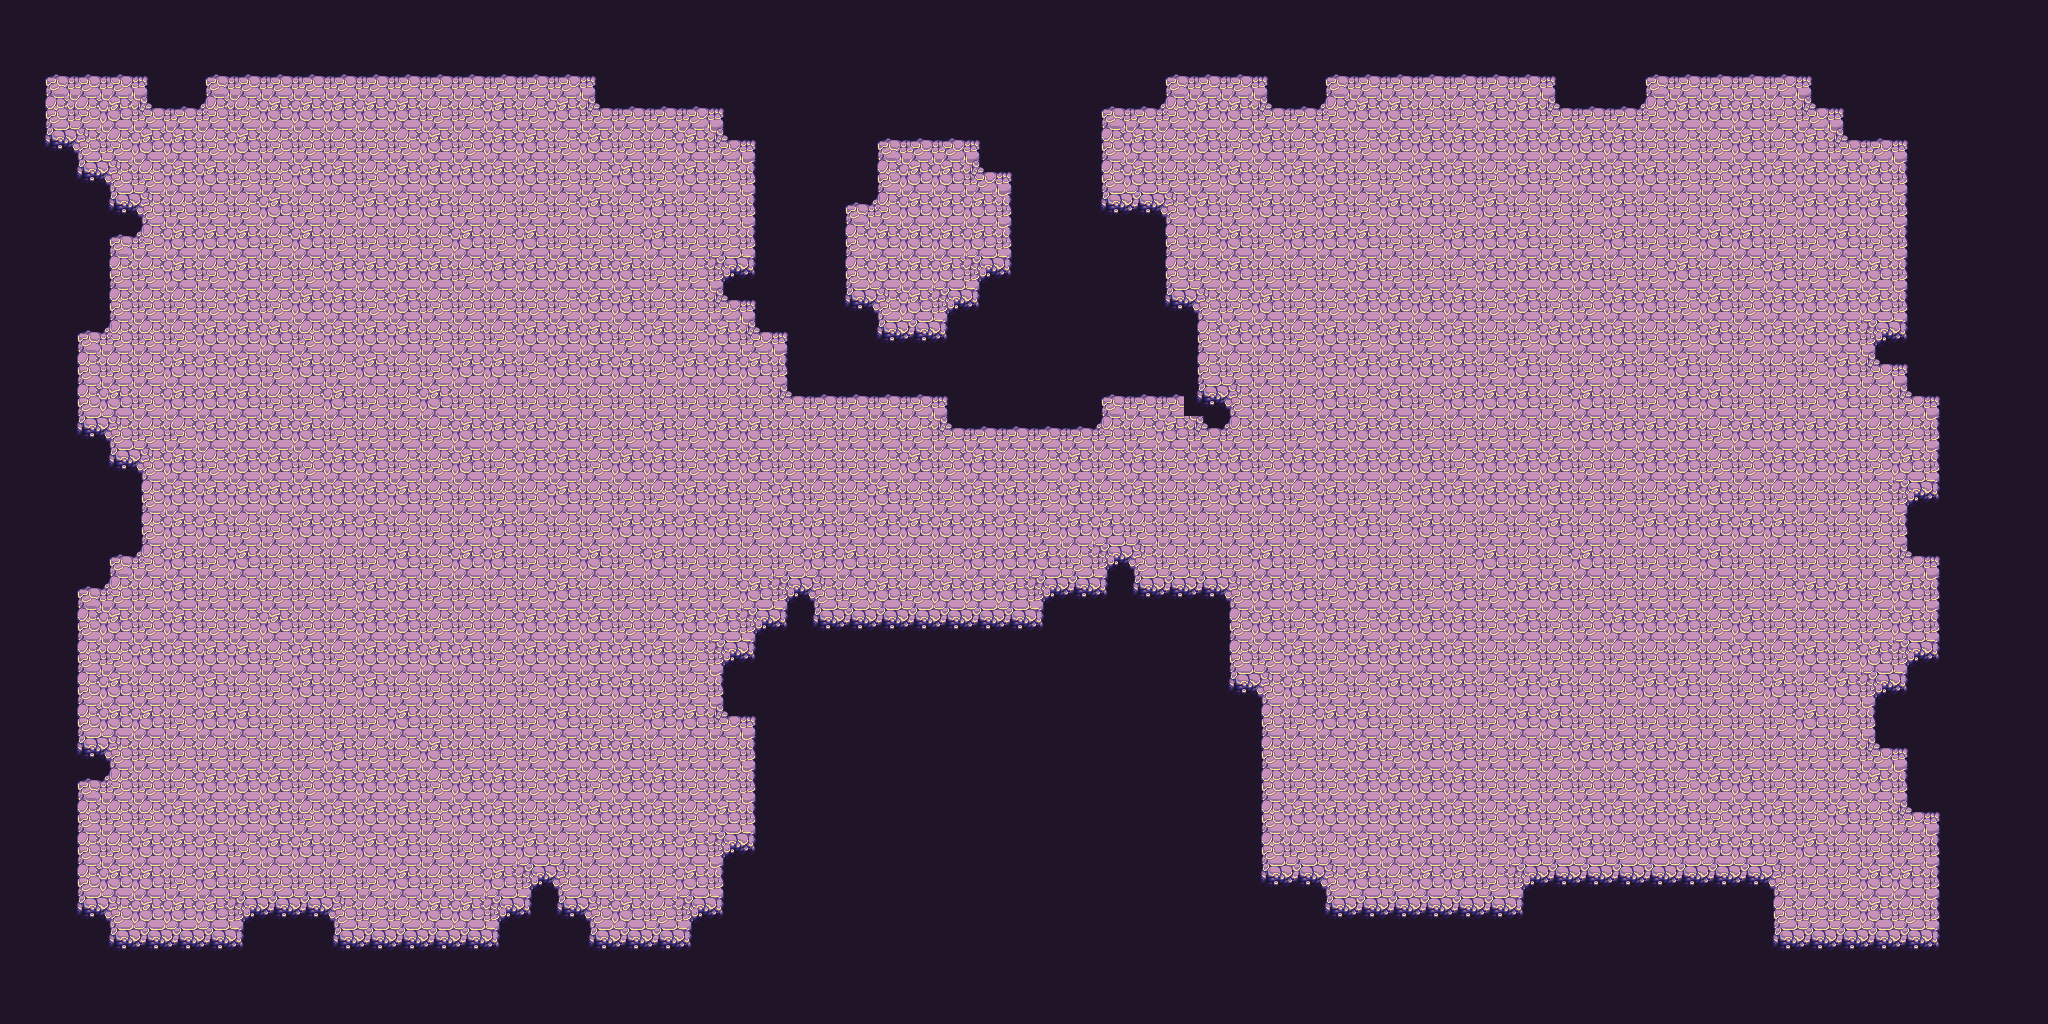

This is a level from a 2D game, rendered from its Tiled map with the project's own tilesets. A one-line summary and the complete map file follow:
An orthogonal 64x32 tile map with 32x32 px tiles, 1 tile layer (Tile Layer 1).

<map version="1.2" tiledversion="1.3.1" orientation="orthogonal" renderorder="right-down" compressionlevel="0" width="64" height="32" tilewidth="32" tileheight="32" infinite="0" nextlayerid="2" nextobjectid="1">
 <tileset firstgid="1" source="../tilesets/outdoors.tsx" />
 <layer id="1" name="Tile Layer 1" width="64" height="32">
  <data encoding="csv">
170,170,170,170,170,170,170,170,170,170,170,170,170,170,170,170,170,170,170,170,170,170,170,170,170,170,170,170,170,170,170,170,170,170,170,170,170,170,170,170,170,170,170,170,170,170,170,170,170,170,170,170,170,170,170,170,170,170,170,170,170,170,170,170,
170,170,170,170,170,170,170,170,170,170,170,170,170,170,170,170,170,170,170,170,170,170,170,170,170,170,170,170,170,170,170,170,170,170,170,170,170,170,170,170,170,170,170,170,170,170,170,170,170,170,170,170,170,170,170,170,170,170,170,170,170,170,170,170,
170,1,2,2,3,170,1,2,2,2,2,2,2,2,2,2,2,2,3,170,170,170,170,170,170,170,170,170,170,170,170,170,170,170,170,170,1,2,2,3,170,1,2,2,2,2,2,2,3,170,170,1,2,2,2,2,3,170,170,170,170,170,170,170,
170,21,63,62,42,2,43,63,62,62,62,62,62,63,63,62,63,62,42,2,2,2,3,170,170,170,170,170,170,170,170,170,170,170,1,2,43,62,62,42,2,43,62,62,63,63,62,62,42,2,2,43,62,62,62,63,42,3,170,170,170,170,170,170,
170,44,23,63,62,62,63,62,63,63,63,63,63,62,63,62,62,63,62,63,63,62,42,3,170,170,170,1,2,2,3,170,170,170,21,62,63,62,63,62,63,62,63,62,62,62,62,62,62,62,62,63,63,63,62,63,62,42,2,3,170,170,170,170,
170,170,44,23,63,62,62,63,63,62,62,63,62,62,62,62,62,63,63,62,63,62,63,64,170,170,170,21,62,62,42,3,170,170,21,62,63,63,62,63,62,62,63,63,62,62,63,62,63,62,62,62,63,63,62,62,62,62,62,64,170,170,170,170,
170,170,170,44,23,63,63,63,62,63,63,62,62,62,63,63,63,63,62,63,62,63,63,64,170,170,1,43,62,62,62,64,170,170,44,24,23,62,63,62,63,62,63,62,62,63,62,63,63,63,62,63,63,63,62,63,62,62,62,64,170,170,170,170,
170,170,170,1,43,62,62,62,63,62,63,63,63,63,62,63,62,63,63,63,62,63,63,64,170,170,21,62,62,62,62,64,170,170,170,170,21,63,62,63,62,62,62,63,63,62,62,62,63,63,62,63,63,62,62,63,63,62,63,64,170,170,170,170,
170,170,170,21,63,62,63,62,63,63,62,62,62,62,63,62,62,62,62,62,63,63,22,4,170,170,21,62,62,62,22,4,170,170,170,170,21,63,62,63,63,63,62,63,63,63,62,62,62,62,63,63,62,63,63,62,63,63,62,64,170,170,170,170,
170,170,170,21,63,63,63,62,63,62,62,63,62,63,63,63,63,63,62,62,63,63,42,3,170,170,44,23,62,22,4,170,170,170,170,170,44,23,63,62,63,63,62,62,62,62,63,62,63,63,62,62,63,62,63,62,62,62,62,64,170,170,170,170,
170,170,1,43,63,63,62,62,62,63,62,62,62,63,63,63,62,62,62,63,62,63,62,42,3,170,170,44,24,4,170,170,170,170,170,170,170,21,62,62,63,62,63,62,63,62,63,63,62,62,62,63,63,62,63,62,62,62,22,4,170,170,170,170,
170,170,21,63,63,62,62,62,63,62,63,62,63,63,62,62,63,62,62,62,63,62,62,62,64,170,170,170,170,170,170,170,170,170,170,170,170,21,63,63,63,62,62,62,62,62,63,62,63,63,62,63,62,63,63,63,63,62,42,3,170,170,170,170,
170,170,21,62,63,62,62,62,63,63,62,63,63,62,63,63,63,63,63,63,63,63,63,63,42,2,2,2,2,3,170,170,170,170,1,2,2,44,23,63,63,62,63,62,63,62,62,62,63,62,63,63,62,62,63,63,63,62,63,42,3,170,170,170,
170,170,44,23,63,63,62,62,62,62,63,63,63,63,62,62,62,62,63,63,62,63,62,62,63,63,63,63,63,42,2,2,2,2,43,63,62,42,43,63,63,62,62,62,63,63,63,63,63,62,62,62,62,63,62,62,62,62,63,63,64,170,170,170,
170,170,170,44,23,62,63,62,62,63,62,62,63,63,62,63,62,62,63,62,62,63,62,62,63,63,63,63,62,63,62,63,63,62,63,62,63,62,62,63,62,62,62,62,62,63,62,62,62,63,63,62,62,63,63,62,62,62,63,62,64,170,170,170,
170,170,170,170,21,62,62,62,62,62,62,62,62,63,63,63,63,62,63,63,63,62,62,63,62,63,63,62,63,63,62,62,63,62,63,62,63,63,62,62,63,62,63,63,62,62,62,62,62,63,63,63,62,62,63,63,63,63,63,22,4,170,170,170,
170,170,170,170,21,62,62,63,63,62,62,62,63,63,63,62,63,63,63,62,62,62,62,63,62,62,63,62,62,62,62,62,63,62,62,63,63,63,63,63,63,62,62,63,62,63,63,63,62,63,63,62,62,62,62,62,63,63,63,64,170,170,170,170,
170,170,170,1,43,62,63,62,63,63,63,63,62,63,62,62,63,63,62,63,62,63,63,63,63,62,62,63,63,63,62,62,62,63,22,23,63,63,63,62,63,62,63,63,63,63,62,63,63,62,63,63,63,62,63,63,63,63,63,42,3,170,170,170,
170,170,1,43,63,62,63,63,63,63,63,62,62,63,63,63,63,62,63,63,63,63,63,62,22,23,63,62,63,62,62,62,22,24,4,44,24,24,23,62,62,63,62,62,63,62,63,62,62,63,63,63,63,63,63,63,62,62,63,62,64,170,170,170,
170,170,21,62,63,62,63,63,62,63,63,62,62,63,63,63,62,62,62,63,63,62,62,22,4,44,24,24,24,24,24,24,4,170,170,170,170,170,21,62,63,62,63,62,62,62,63,62,63,63,62,62,62,63,62,63,63,63,63,62,64,170,170,170,
170,170,21,63,62,62,62,62,63,62,63,62,62,62,62,63,62,62,62,62,62,63,22,4,170,170,170,170,170,170,170,170,170,170,170,170,170,170,21,63,62,63,62,62,62,62,63,63,63,63,63,63,63,63,62,63,62,63,62,22,4,170,170,170,
170,170,21,62,63,63,62,63,63,62,63,62,63,63,63,63,63,62,62,62,63,63,64,170,170,170,170,170,170,170,170,170,170,170,170,170,170,170,44,23,62,63,63,62,62,62,63,62,62,63,63,62,62,63,63,62,63,62,22,4,170,170,170,170,
170,170,21,62,62,63,62,62,63,63,63,63,62,63,63,63,63,62,63,63,62,62,42,3,170,170,170,170,170,170,170,170,170,170,170,170,170,170,170,21,63,62,62,63,63,63,63,62,62,63,63,63,63,63,63,63,62,63,64,170,170,170,170,170,
170,170,44,23,63,63,63,63,63,63,62,63,63,62,63,63,63,62,62,62,63,63,63,64,170,170,170,170,170,170,170,170,170,170,170,170,170,170,170,21,63,63,62,63,62,62,63,63,63,62,62,62,62,63,63,63,63,63,42,3,170,170,170,170,
170,170,1,43,63,63,62,62,62,63,62,62,62,63,62,62,63,62,63,62,62,63,63,64,170,170,170,170,170,170,170,170,170,170,170,170,170,170,170,21,63,63,62,62,62,62,63,63,63,63,63,62,63,62,62,63,63,63,62,64,170,170,170,170,
170,170,21,63,63,62,62,62,62,63,62,62,62,63,62,62,63,63,62,62,62,63,62,64,170,170,170,170,170,170,170,170,170,170,170,170,170,170,170,21,62,62,62,62,62,62,63,62,63,62,62,62,62,63,62,62,63,62,63,42,3,170,170,170,
170,170,21,63,62,62,62,63,62,62,63,62,62,63,63,62,62,63,63,62,62,62,22,4,170,170,170,170,170,170,170,170,170,170,170,170,170,170,170,21,63,63,62,62,62,63,63,62,63,62,63,62,62,62,62,63,62,63,63,63,64,170,170,170,
170,170,21,62,62,63,62,63,63,63,63,63,62,63,63,62,22,23,63,63,63,62,64,170,170,170,170,170,170,170,170,170,170,170,170,170,170,170,170,44,24,23,62,63,62,62,63,22,24,24,24,24,24,24,24,23,63,63,62,62,64,170,170,170,
170,170,44,23,62,62,62,22,24,24,23,63,63,62,62,22,4,44,23,62,63,22,4,170,170,170,170,170,170,170,170,170,170,170,170,170,170,170,170,170,170,44,24,24,24,24,24,4,170,170,170,170,170,170,170,21,63,63,62,63,64,170,170,170,
170,170,170,44,24,24,24,4,170,170,44,24,24,24,24,4,170,170,44,24,24,4,170,170,170,170,170,170,170,170,170,170,170,170,170,170,170,170,170,170,170,170,170,170,170,170,170,170,170,170,170,170,170,170,170,44,24,24,24,24,4,170,170,170,
170,170,170,170,170,170,170,170,170,170,170,170,170,170,170,170,170,170,170,170,170,170,170,170,170,170,170,170,170,170,170,170,170,170,170,170,170,170,170,170,170,170,170,170,170,170,170,170,170,170,170,170,170,170,170,170,170,170,170,170,170,170,170,170,
170,170,170,170,170,170,170,170,170,170,170,170,170,170,170,170,170,170,170,170,170,170,170,170,170,170,170,170,170,170,170,170,170,170,170,170,170,170,170,170,170,170,170,170,170,170,170,170,170,170,170,170,170,170,170,170,170,170,170,170,170,170,170,170
</data>
 </layer>
</map>
